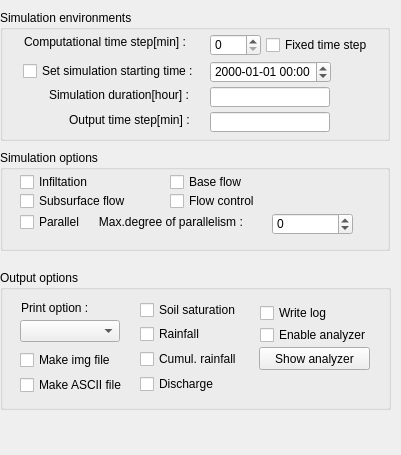
   <widget class="QWidget" name="toolBoxPage1">
    <property name="geometry">
     <rect>
      <x>0</x>
      <y>0</y>
      <width>401</width>
      <height>455</height>
     </rect>
    </property>
    <attribute name="label">
     <string>Simulation</string>
    </attribute>
    <widget class="QGroupBox" name="groupBox_3">
     <property name="geometry">
      <rect>
       <x>0</x>
       <y>10</y>
       <width>390</width>
       <height>131</height>
      </rect>
     </property>
     <property name="title">
      <string>Simulation environments</string>
     </property>
     <widget class="QLabel" name="label_9">
      <property name="geometry">
       <rect>
        <x>24</x>
        <y>24</y>
        <width>181</width>
        <height>16</height>
       </rect>
      </property>
      <property name="text">
       <string>Computational time step[min] :</string>
      </property>
     </widget>
     <widget class="QLabel" name="label_11">
      <property name="geometry">
       <rect>
        <x>49</x>
        <y>77</y>
        <width>160</width>
        <height>16</height>
       </rect>
      </property>
      <property name="text">
       <string>Simulation duration[hour] :</string>
      </property>
     </widget>
     <widget class="QLabel" name="label_12">
      <property name="geometry">
       <rect>
        <x>69</x>
        <y>102</y>
        <width>151</width>
        <height>16</height>
       </rect>
      </property>
      <property name="text">
       <string>Output time step[min] :</string>
      </property>
     </widget>
     <widget class="QLineEdit" name="txtSimulation_duration">
      <property name="geometry">
       <rect>
        <x>210</x>
        <y>77</y>
        <width>120</width>
        <height>20</height>
       </rect>
      </property>
     </widget>
     <widget class="QLineEdit" name="txtOutput_time_step">
      <property name="geometry">
       <rect>
        <x>210</x>
        <y>102</y>
        <width>120</width>
        <height>20</height>
       </rect>
      </property>
     </widget>
     <widget class="QCheckBox" name="chkStartingTime">
      <property name="geometry">
       <rect>
        <x>23</x>
        <y>53</y>
        <width>181</width>
        <height>16</height>
       </rect>
      </property>
      <property name="text">
       <string>Set simulation starting time : </string>
      </property>
     </widget>
     <widget class="QDateTimeEdit" name="dateTimeEdit">
      <property name="enabled">
       <bool>true</bool>
      </property>
      <property name="geometry">
       <rect>
        <x>210</x>
        <y>51</y>
        <width>121</width>
        <height>22</height>
       </rect>
      </property>
      <property name="displayFormat">
       <string>yyyy-MM-dd hh:mm</string>
      </property>
     </widget>
     <widget class="QSpinBox" name="spTimeStep_min">
      <property name="geometry">
       <rect>
        <x>210</x>
        <y>24</y>
        <width>51</width>
        <height>22</height>
       </rect>
      </property>
      <property name="maximum">
       <number>60</number>
      </property>
     </widget>
     <widget class="QCheckBox" name="chkanalyze_2">
      <property name="geometry">
       <rect>
        <x>266</x>
        <y>27</y>
        <width>110</width>
        <height>16</height>
       </rect>
      </property>
      <property name="text">
       <string>Fixed time step</string>
      </property>
     </widget>
    </widget>
    <widget class="QGroupBox" name="groupBox_4">
     <property name="geometry">
      <rect>
       <x>0</x>
       <y>150</y>
       <width>390</width>
       <height>101</height>
      </rect>
     </property>
     <property name="title">
      <string>Simulation options</string>
     </property>
     <widget class="QCheckBox" name="chkInfiltration">
      <property name="geometry">
       <rect>
        <x>20</x>
        <y>24</y>
        <width>81</width>
        <height>16</height>
       </rect>
      </property>
      <property name="text">
       <string>Infiltation</string>
      </property>
     </widget>
     <widget class="QCheckBox" name="chkSubsurfaceFlow">
      <property name="geometry">
       <rect>
        <x>20</x>
        <y>43</y>
        <width>121</width>
        <height>16</height>
       </rect>
      </property>
      <property name="text">
       <string>Subsurface flow</string>
      </property>
     </widget>
     <widget class="QCheckBox" name="chkBaseFlow">
      <property name="geometry">
       <rect>
        <x>170</x>
        <y>22</y>
        <width>81</width>
        <height>20</height>
       </rect>
      </property>
      <property name="text">
       <string>Base flow</string>
      </property>
     </widget>
     <widget class="QCheckBox" name="chkFlowControl">
      <property name="geometry">
       <rect>
        <x>170</x>
        <y>43</y>
        <width>101</width>
        <height>16</height>
       </rect>
      </property>
      <property name="text">
       <string>Flow control</string>
      </property>
     </widget>
     <widget class="QCheckBox" name="chkFlowControl_2">
      <property name="geometry">
       <rect>
        <x>20</x>
        <y>64</y>
        <width>311</width>
        <height>16</height>
       </rect>
      </property>
      <property name="text">
       <string>Parallel      Max.degree of parallelism : </string>
      </property>
     </widget>
     <widget class="QSpinBox" name="spTimeStep_min_2">
      <property name="geometry">
       <rect>
        <x>272</x>
        <y>63</y>
        <width>81</width>
        <height>22</height>
       </rect>
      </property>
      <property name="minimum">
       <number>-1</number>
      </property>
      <property name="maximum">
       <number>60</number>
      </property>
     </widget>
    </widget>
    <widget class="QGroupBox" name="groupBox_5">
     <property name="geometry">
      <rect>
       <x>0</x>
       <y>270</y>
       <width>391</width>
       <height>140</height>
      </rect>
     </property>
     <property name="title">
      <string>Output options</string>
     </property>
     <widget class="QCheckBox" name="chksoiSaturation">
      <property name="geometry">
       <rect>
        <x>140</x>
        <y>32</y>
        <width>101</width>
        <height>16</height>
       </rect>
      </property>
      <property name="text">
       <string>Soil saturation</string>
      </property>
     </widget>
     <widget class="QCheckBox" name="chkmakeASC">
      <property name="geometry">
       <rect>
        <x>20</x>
        <y>107</y>
        <width>110</width>
        <height>16</height>
       </rect>
      </property>
      <property name="text">
       <string>Make ASCII file</string>
      </property>
     </widget>
     <widget class="QCheckBox" name="chklog">
      <property name="geometry">
       <rect>
        <x>260</x>
        <y>35</y>
        <width>80</width>
        <height>16</height>
       </rect>
      </property>
      <property name="text">
       <string>Write log</string>
      </property>
     </widget>
     <widget class="QCheckBox" name="chkrfDistFile">
      <property name="geometry">
       <rect>
        <x>140</x>
        <y>56</y>
        <width>80</width>
        <height>16</height>
       </rect>
      </property>
      <property name="text">
       <string>Rainfall</string>
      </property>
     </widget>
     <widget class="QCheckBox" name="chkrfaacDistfile">
      <property name="geometry">
       <rect>
        <x>140</x>
        <y>81</y>
        <width>111</width>
        <height>16</height>
       </rect>
      </property>
      <property name="text">
       <string>Cumul. rainfall</string>
      </property>
     </widget>
     <widget class="QCheckBox" name="chkdischarge">
      <property name="geometry">
       <rect>
        <x>140</x>
        <y>106</y>
        <width>80</width>
        <height>16</height>
       </rect>
      </property>
      <property name="text">
       <string>Discharge</string>
      </property>
     </widget>
     <widget class="QComboBox" name="cmbPrint">
      <property name="geometry">
       <rect>
        <x>20</x>
        <y>50</y>
        <width>100</width>
        <height>22</height>
       </rect>
      </property>
     </widget>
     <widget class="QLabel" name="label_10">
      <property name="geometry">
       <rect>
        <x>21</x>
        <y>30</y>
        <width>71</width>
        <height>16</height>
       </rect>
      </property>
      <property name="text">
       <string>Print option : </string>
      </property>
     </widget>
     <widget class="QPushButton" name="btnShowanalyzer">
      <property name="geometry">
       <rect>
        <x>259</x>
        <y>77</y>
        <width>111</width>
        <height>23</height>
       </rect>
      </property>
      <property name="text">
       <string>Show analyzer</string>
      </property>
     </widget>
     <widget class="QCheckBox" name="chkanalyze">
      <property name="geometry">
       <rect>
        <x>260</x>
        <y>57</y>
        <width>111</width>
        <height>16</height>
       </rect>
      </property>
      <property name="text">
       <string>Enable analyzer</string>
      </property>
     </widget>
     <widget class="QCheckBox" name="chkmakeimage">
      <property name="geometry">
       <rect>
        <x>20</x>
        <y>82</y>
        <width>101</width>
        <height>16</height>
       </rect>
      </property>
      <property name="text">
       <string>Make img file</string>
      </property>
     </widget>
    </widget>
   </widget>
